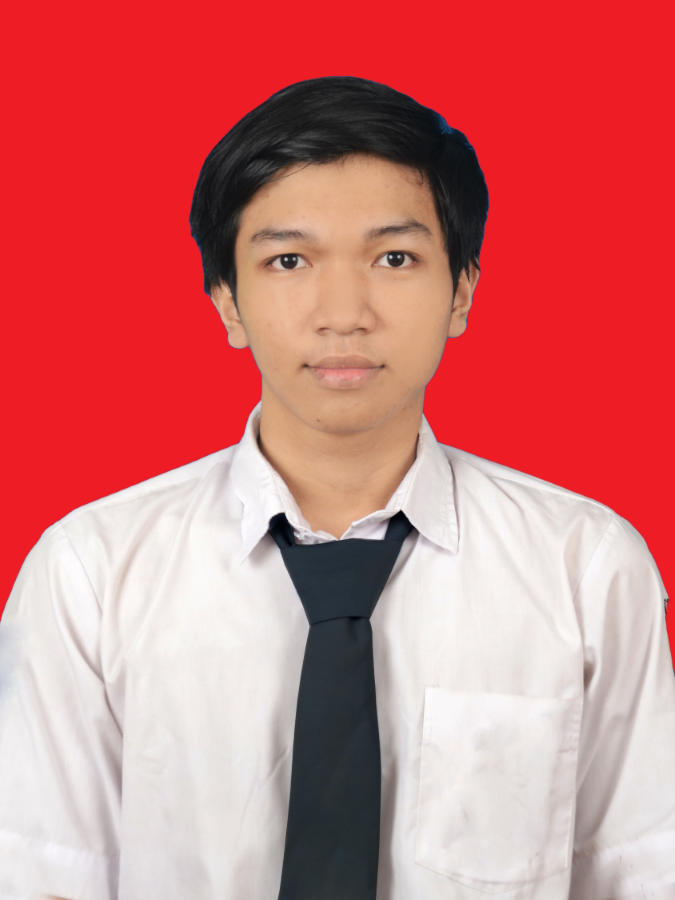
#> input picture aman.png, 675 x 900 px
$ python face_eye_detection.py
#> lines starting #> are read from the running program, lines starting #| are printed output that depends on the picture; after the words box and inside, x2 and y2 are one past the last pixel; in counts of white or black regions, pixels touching at a corner belong together
import numpy as np
import cv2

face_classifier = cv2.CascadeClassifier('haarcascade_frontalface_default.xml')
eye_classifier = cv2.CascadeClassifier('haarcascade_eye.xml')
body_classifier = cv2.CascadeClassifier('haarcascade_fullbody.xml')
img = cv2.imread('aman.png')
#> img is the input picture: shape (900, 675, 3); mean B, G, R 119.2, 119.3, 209.7
gray = cv2.cvtColor(img, cv2.COLOR_BGR2GRAY)
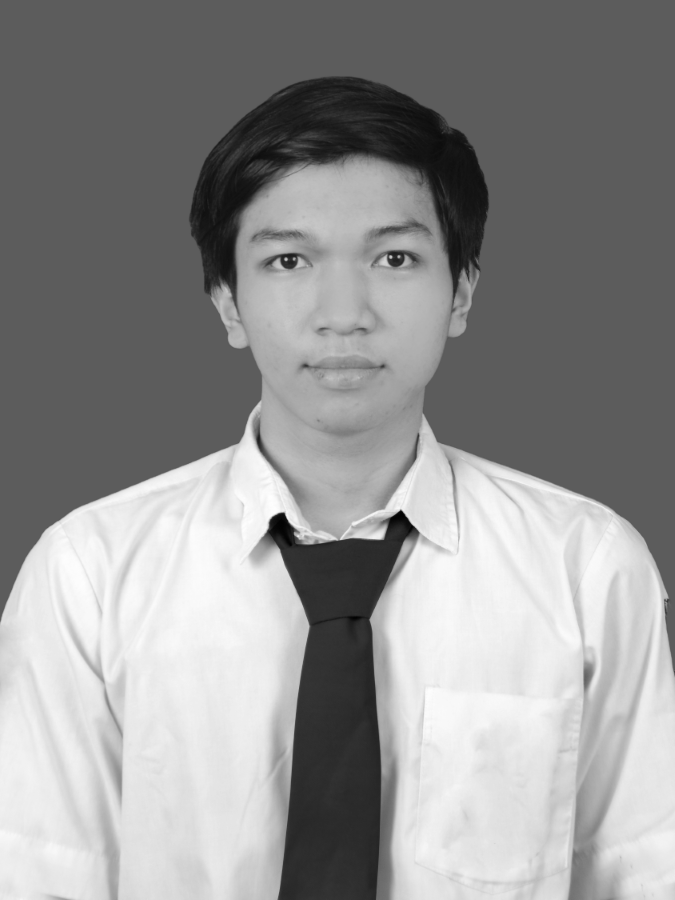
#> gray: shape (900, 675); min 2, max 255, mean 146.4
faces = face_classifier.detectMultiScale(gray, 1.3, 5)
#> faces = [[210, 155, 268, 268]]

for (x,y,w,h) in faces:
    cv2.rectangle(img,(x,y),(x+w,y+h),(125,0,255),2)
    cv2.imshow('img',img)
    roi_gray = gray[y:y+h, x:x+w]
    roi_color = img[y:y+h, x:x+w]
    eyes = eye_classifier.detectMultiScale(roi_gray)

    for (ex,ey,ew,eh) in eyes:
        cv2.rectangle(roi_color,(ex,ey),(ex+ew,ey+eh),(255,255,0),2)
        cv2.imshow('img', img)
#> this loop made 1 pass
#> (x, y, w, h, eyes) on pass 1: (210, 155, 268, 268, [[45, 78, 57, 57], [100, 163, 23, 23], [155, 74, 59, 59]])
#> pass 1, `cv2.imshow('img',img)`:
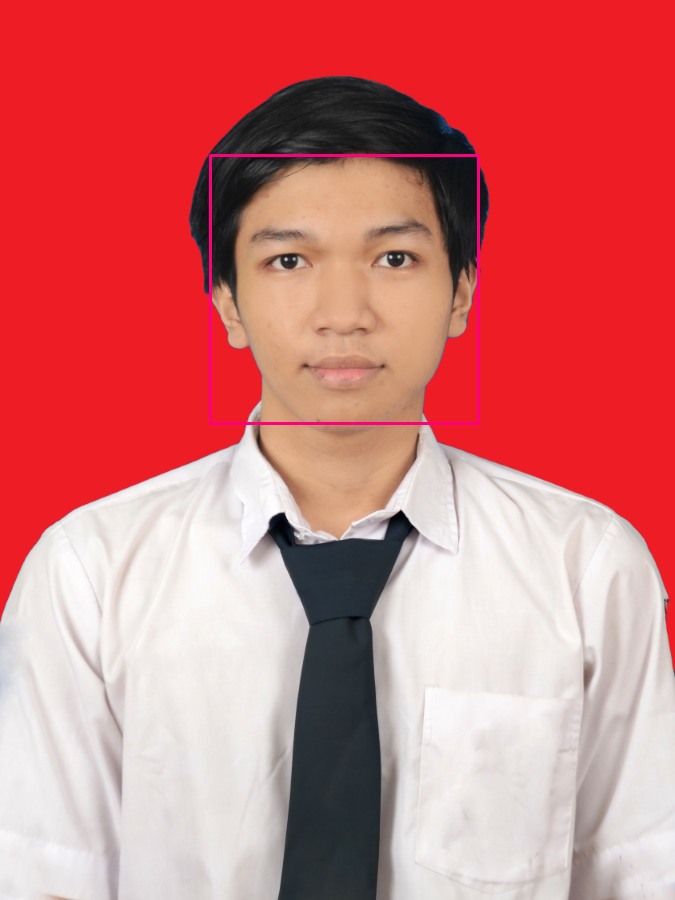
#> window 'img': shape (900, 675, 3); mean B, G, R 119.5, 119, 210.4
#> pass 1, `roi_gray = gray[y:y+h, x:x+w]`:
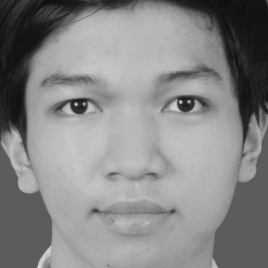
#> roi_gray: shape (268, 268); min 14, max 215, mean 134.8
#> pass 1, `roi_color = img[y:y+h, x:x+w]`:
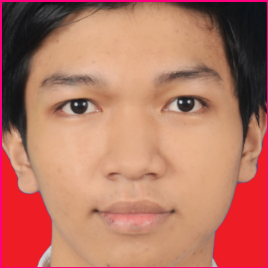
#> roi_color: shape (268, 268, 3); mean B, G, R 99.5, 117.8, 183.3
#> pass 1, `cv2.imshow('img', img)`:
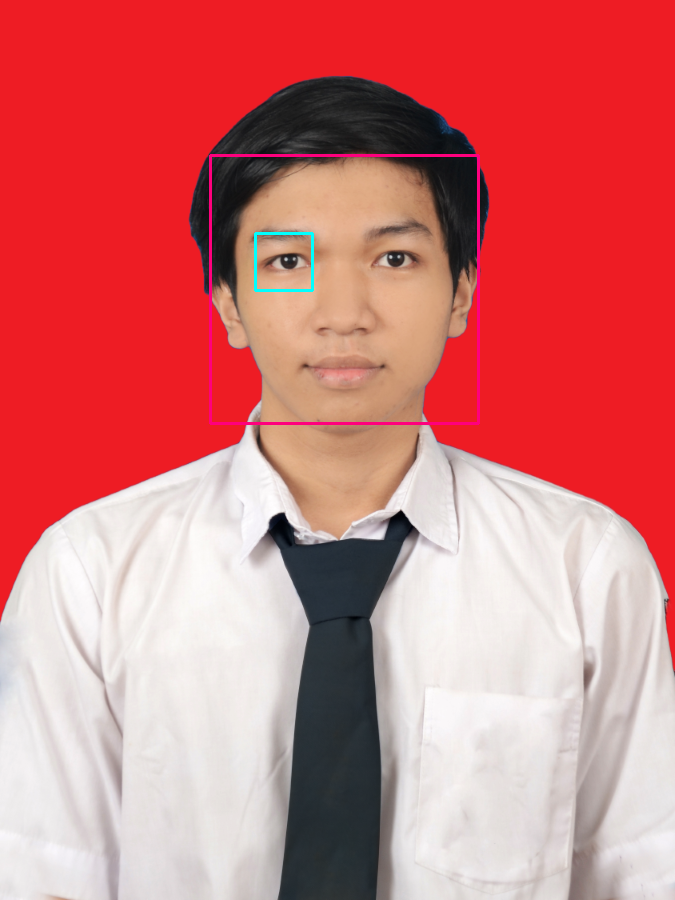
#> window 'img': shape (900, 675, 3); mean B, G, R 119.7, 119.1, 210.2
#> after the loop:
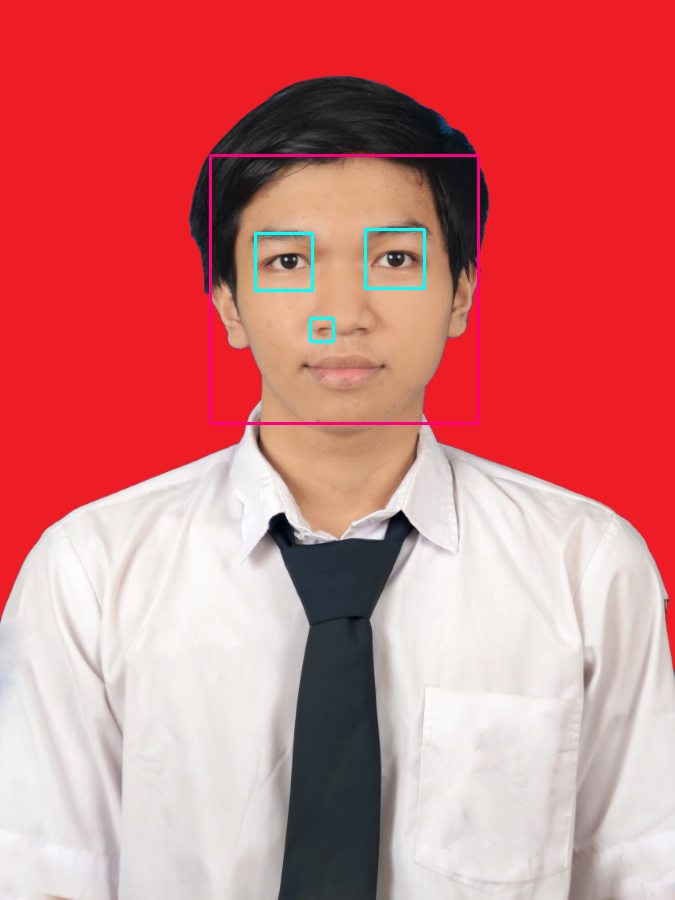
#> img: shape (900, 675, 3); 0.8% of pixels changed, all inside (x1, y1, x2, y2) = (209, 154, 480, 425)
#> after the loop:
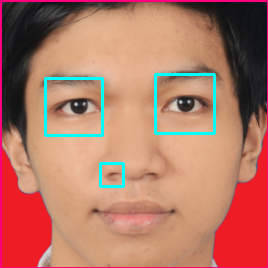
#> roi_color: shape (268, 268, 3); 2.31% of pixels changed, all inside (x1, y1, x2, y2) = (44, 73, 216, 188)

cv2.waitKey(0)
cv2.destroyAllWindows()
cv2.waitKey(0)
